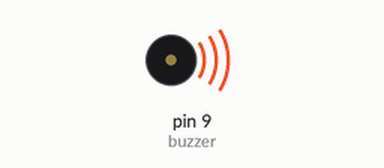
Simulated run of this sketch. Board: Arduino Uno, built with avr-gcc and run on an emulated ATmega328P. Shown: buzzer (waves = sounding).

Above: at 0.05 s.
Timing chart, 0 to 3.0 s (numbered marks = the images above):
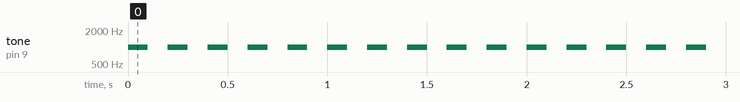

Measured:
- by itself, tone on pin 9 (buzzer): alternates 1000 Hz for 0.10 s and silent for 0.10 s

The sketch:

Task_1.21.ino
```cpp
const int buzzer=9;
int freq=1000;
void setup() {
  pinMode(buzzer,OUTPUT);
  // put your setup code here, to run once:

}

void loop() {
  tone(buzzer,freq);
  delay(100);
  noTone(buzzer);
  delay(100);
  // put your main code here, to run repeatedly:

}
```
